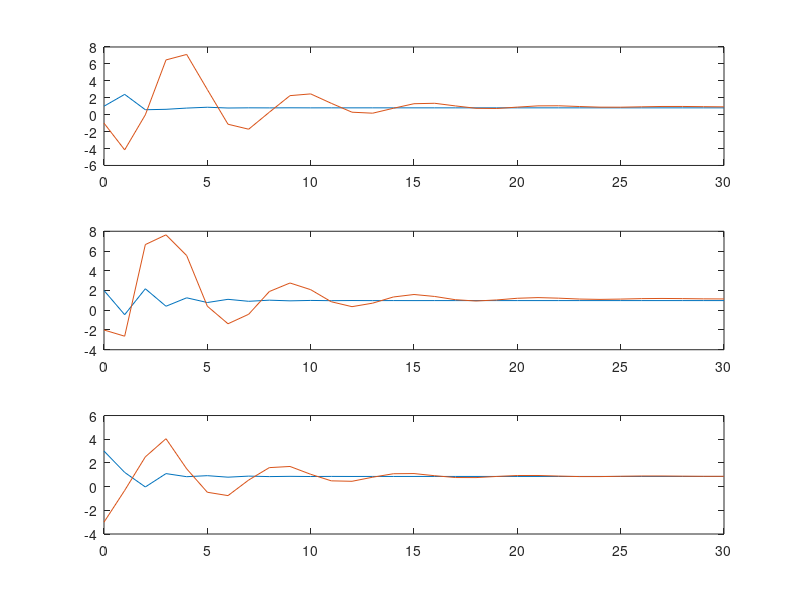

MATLAB code to generate this figure:
%%%%%    SISTEMA DE CONTROL    %%%%%
%%%%%       LAZO ABIERTO    %%%%%%

clc
close all
clear all
T=0:0.001:1;
%CONDICIONES INICIALES
k=1;
x1(k)=1;
x2(k)=2;
x3(k)=3;

x1T(k)=-1;
x2T(k)=-2;
x3T(k)=-3;
datos=30;
u=1;

for k=1:datos
    x1(k+1)=0.3*x2(k) +0.6*x3(k);
    x2(k+1)=0.2*x1(k)-0.7*x2(k)-0.35*x3(k)+1.8*u;
    x3(k+1)=-0.4*x1(k)+0.2*x2(k)+0.1*x3(k)+0.9*u;
    y(k)=0.2*x1(k)-0.35*x2(k);
    %ECUACIONES DEL OBSERVADOR
    x1T(k+1)=-0.3518*x1T(k)+0.9157*x2T(k)+0.6*x3T(k)+1.7591*y(k);
    x2T(k+1)=-1.1439*x1T(k)+1.6518*x2T(k)-0.35*x3T(k)+6.7195*y(k)+1.84*u;
    x3T(k+1)=-0.5845*x1T(k)+0.5229*x2T(k)+0.1*x3T(k)+0.9224*y(k)+0.9*u;
end
k1=0:datos-1;
k2=0:datos;
subplot(3,1,1);plot(k2,x1,k2,x1T)
subplot(3,1,2);plot(k2,x2,k2,x2T)
subplot(3,1,3);plot(k2,x3,k2,x3T)